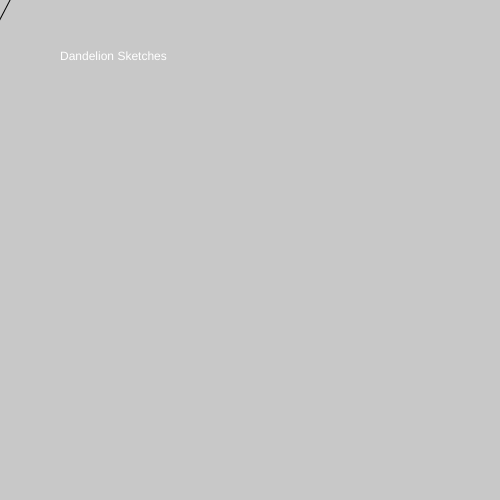
Frame 1 (no input)
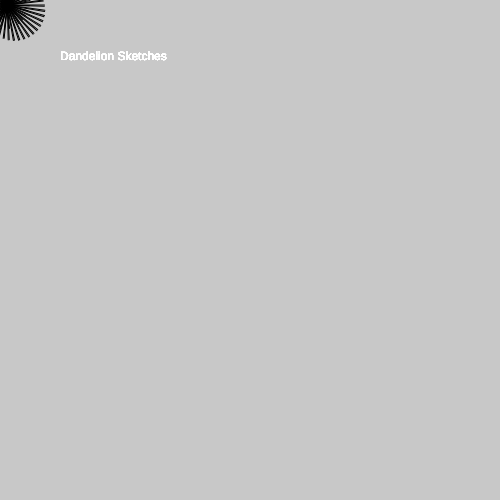
Frame 60 (no input)
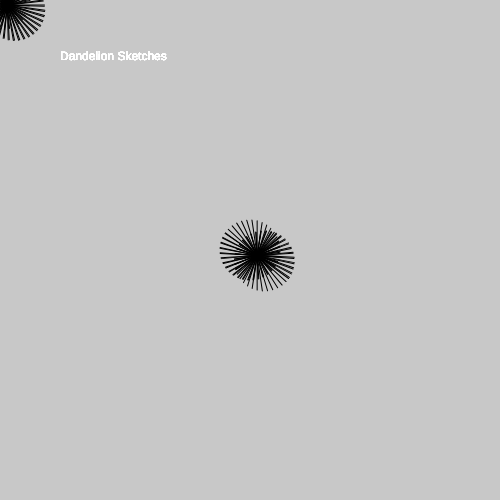
Frame 120 (the mouse pressed at the canvas centre since frame 60)

The p5.js sketch that drew these frames (run headless with seeded random() and noise() and a simulated clock; from frame 60 on, the mouse is pressed at the canvas centre):

// p5.js sketch
// ── sketch.js
function preload(){
  // put preload code here
}

function setup() {
  // put setup code here
  createCanvas(500,500);
  background(200);
  frameRate();
  angleMode(DEGREES);
}

function draw() {



  var x;
  var y;

  //translate(250, height/2);
  //
  //
  // x = sin(-frameCount*10) * 150;
  // y = cos(-frameCount*10) * 50;
  //
  // line(150, frameCount, x, y);

//DANDELION
textSize(12);
noStroke();
fill(255);
  text('Dandelion Sketches',60,60);
var r = random(100);
translate(mouseX, mouseY);
rotate(frameCount/24);

x = sin(-frameCount*10) * 30;
y = cos(-frameCount*10) * 30;

stroke(0);
  line(-x+15, -y+10, x, y);

if( frameCount == 570){
  noLoop();
}
}
